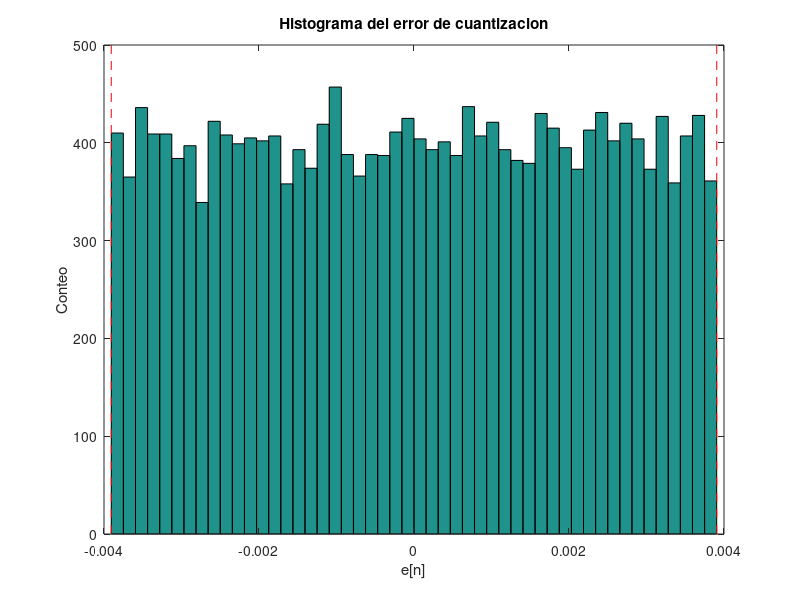

Source code (MATLAB):
% 04_error_cuantizacion.m
% Tema 1 - Error de cuantizacion: modelo de ruido uniforme.
% Ejecutar:  octave-cli 04_error_cuantizacion.m
%

clear; close all; clc;

Vmax = 1; Vmin = -1;
b = 8;
Delta = (Vmax - Vmin) / (2^b);

N = 20000;
rng(0);
x = 0.9 * (2*rand(1, N) - 1);        % senal uniforme en [-0.9, 0.9]
xq = Delta * round(x / Delta);
e = x - xq;

figure('Name', 'Error de cuantizacion');
hist(e, 50);
hold on;
line([-Delta/2 -Delta/2], ylim, 'Color', 'r', 'LineStyle', '--');
line([ Delta/2  Delta/2], ylim, 'Color', 'r', 'LineStyle', '--');
title('Histograma del error de cuantizacion');
xlabel('e[n]'); ylabel('Conteo');

rms_e = sqrt(mean(e.^2));
fprintf('b = %d bits, Delta = %.5f\n', b, Delta);
fprintf('RMS empirico del error:    %.6f\n', rms_e);
fprintf('Teorico Delta/sqrt(12):    %.6f\n', Delta/sqrt(12));

%% Ejercicio 1
% Repita con b = 4 y b = 12. Compare el RMS empirico con Delta/sqrt(12) en
% cada caso y verifique que el error queda acotado entre -Delta/2 y Delta/2.

%% Ejercicio 2 (propuesto)
% Use una senal sinusoidal a plena escala (x = 0.9*cos(2*pi*2*t)) en vez de
% uniforme. El histograma del error deja de ser plano: explique por que
% (la densidad de muestras no es uniforme cerca de los extremos del seno).
